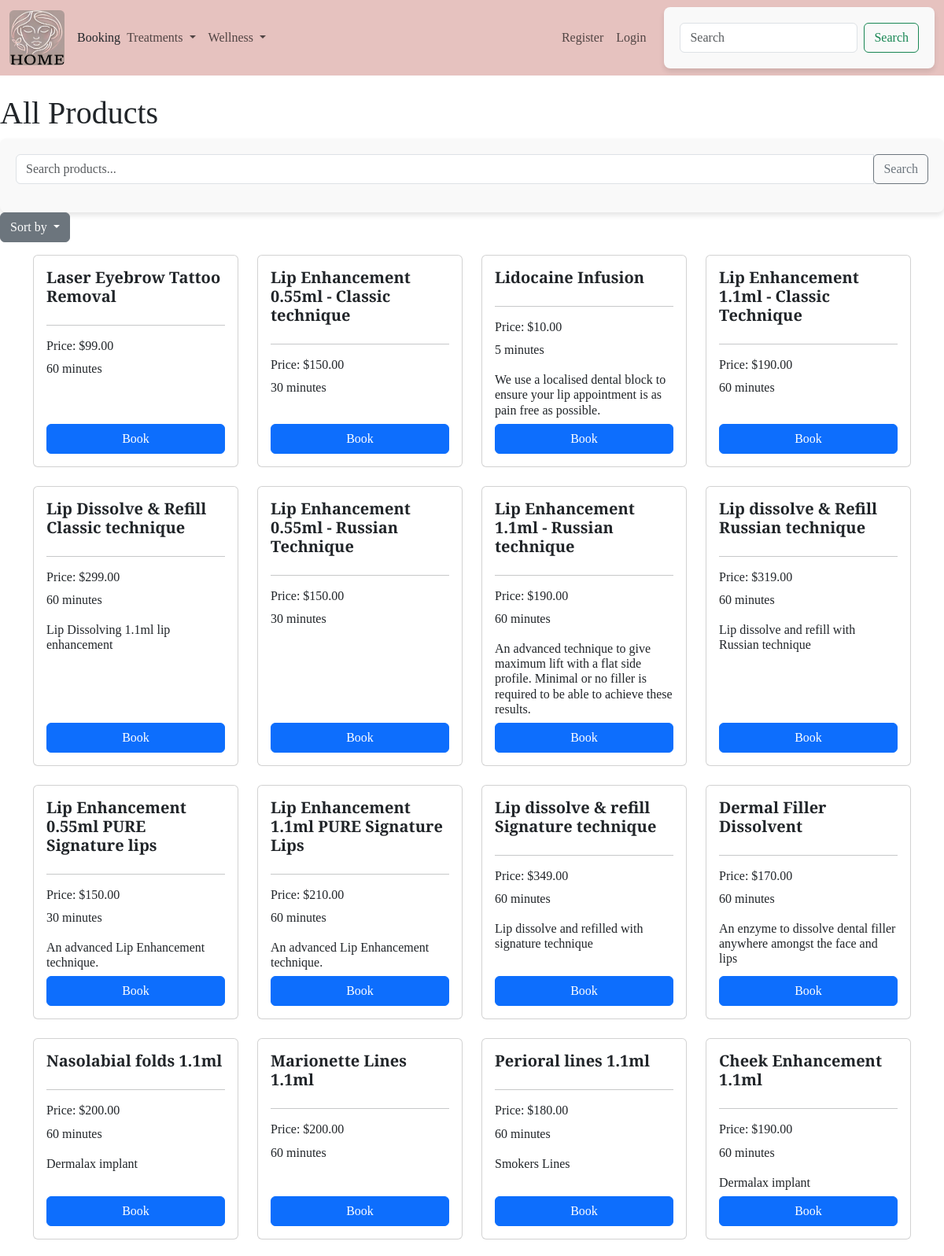
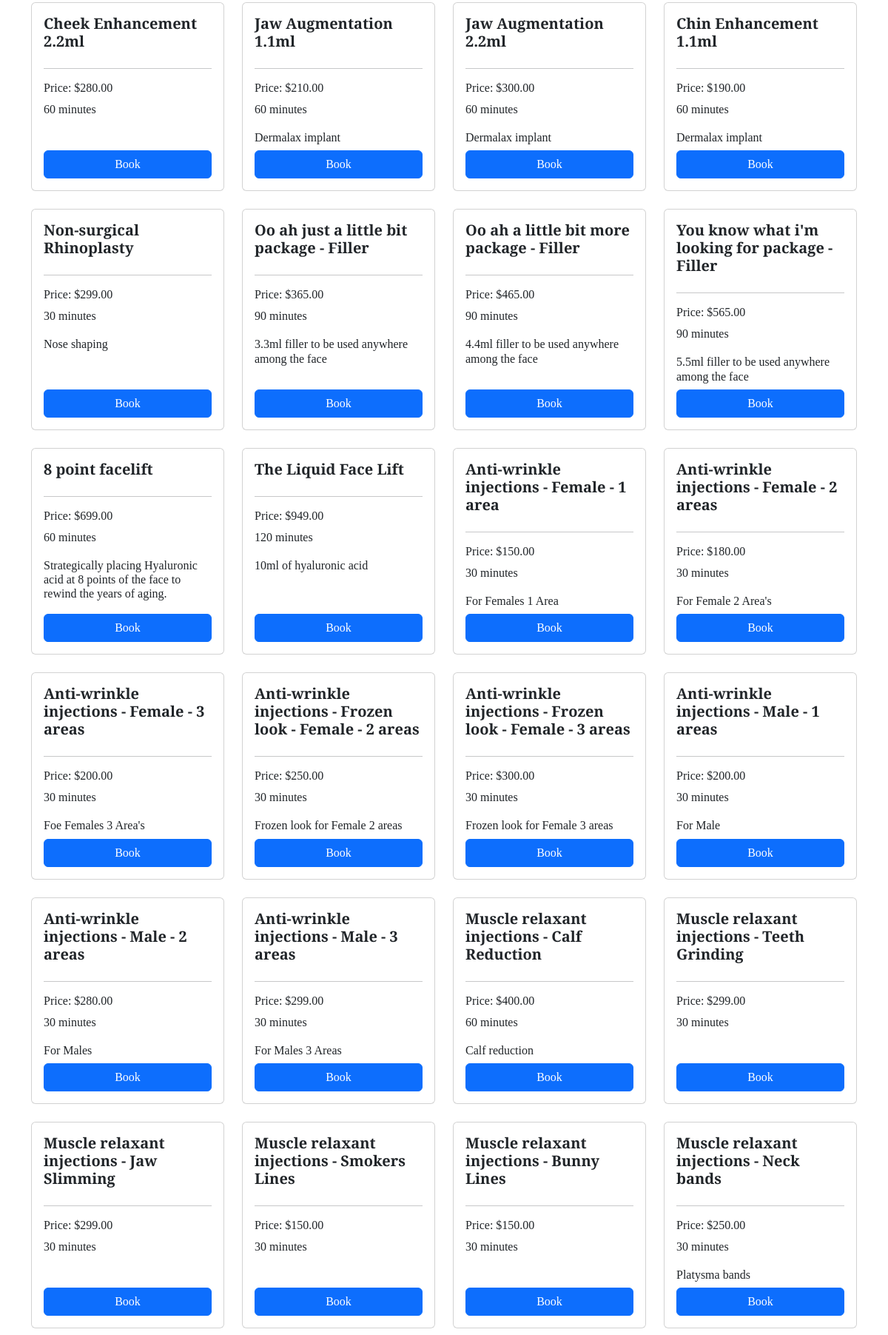
Screenshot of /treatment/all-products/ (upper part) with the database file from the repository (2 pictures, top to bottom).
### treatment/models.py (models this page shows, shortened)
class Product(models.Model):
    category = models.ForeignKey(Category, on_delete=models.CASCADE)
    body_part = models.ForeignKey(BodyPart, on_delete=models.SET_NULL, blank=True, null=True)
    product_name = models.CharField(max_length=255)
    price = models.DecimalField(max_digits=10, decimal_places=2)
    duration = models.IntegerField(blank=True, null=True, help_text="Duration in minutes")
    additional_info = models.TextField(blank=True, null=True)

### treatment/views.py (the view)
# urls.py: path('all-products/', views.all_products, name='all_products'),
def all_products(request):
    query = request.GET.get('q')
    sort_by = request.GET.get('sort')
    products = Product.objects.all()
    if query:
        products = Product.objects.filter(
            Q(product_name__icontains=query) |
            Q(additional_info__icontains=query)
        )
    else:
        products = Product.objects.all()
    if sort_by == 'price_asc':
        products = products.order_by('price')
    elif sort_by == 'price_desc':
        products = products.order_by('-price')
    elif sort_by == 'duration_asc':
        products = products.order_by('duration')
    elif sort_by == 'duration_desc':
        products = products.order_by('-duration')
    context = {'products': products}
    return render(request, 'treatment/all_products.html', context)

### treatment/templates/treatment/all_products.html (shortened to what this page needs)
{% extends 'base.html' %}
{% block content %}
<h1>All Products</h1>
<form method="GET" action="{% url 'all_products' %}">
    <div class="input-group mb-3">
        <input type="text" name="q" class="form-control" placeholder="Search products..." value="{{ request.GET.q }}">
        <div class="input-group-append">
            <button class="btn btn-outline-secondary" type="submit">Search</button>
        </div>
    </div>
</form>
<div class="dropdown mb-3">
    <button class="btn btn-secondary dropdown-toggle" type="button" id="dropdownMenuButton" data-bs-toggle="dropdown" aria-expanded="false">
        Sort by
    </button>
</div>
{% if products %}
<div class="container">
  <div class="row d-flex flex-wrap justify-content-start">
    {% for product in products %}
    <div class="col-12 col-sm-6 col-md-4 col-lg-3 mb-4 d-flex">
      <div class="card w-100 d-flex flex-column">
        <div class="card-body d-flex flex-column">
          <h5 class="card-title"><strong>{{ product.product_name }}</strong></h5>
          <hr>
          <h6>Price: ${{ product.price }}</h6>
          <p>{{ product.duration }} minutes</p>
          <h6>{{product.additional_info}}</h6>
          <a href="#" class="btn btn-primary mt-auto">Book</a>
        </div>
      </div>
    </div>
    {% endfor %}
  </div>
</div>
{% else %}
<p>No products are available.</p>
{% endif %}
{% endblock %}

### static/css/style.css (style rules this page uses)
body { font-family: 'Merriweather', serif; }
form { background-color: #f9f9f9; padding: 20px; border-radius: 8px; box-shadow: 0 4px 6px rgba(0, 0, 0, 0.1); }
button { background-color: #007bff; border: none; border-radius: 4px; }

### rows the page displays
Product: product_name "Laser Eyebrow Tattoo Removal", price "99.00", duration "60"
Product: product_name "Lip Enhancement 0.55ml - Classic technique", price "150.00", duration "30"
Product: product_name "Lidocaine Infusion", price "10.00", duration "5", additional_info "We use a localised dental block to ensure your lip appointment is as pain free as possible."
Product: product_name "Lip Enhancement 1.1ml - Classic Technique", price "190.00", duration "60"
Product: product_name "Lip Dissolve & Refill Classic technique", price "299.00", duration "60", additional_info "Lip Dissolving 1.1ml lip enhancement"
Product: product_name "Lip Enhancement 0.55ml - Russian Technique", price "150.00", duration "30"
Product: product_name "Lip Enhancement 1.1ml - Russian technique", price "190.00", duration "60", additional_info "An advanced technique to give maximum lift with a flat side profile. Minimal or no filler is required to be able to achieve these results."
Product: product_name "Lip dissolve & Refill Russian technique", price "319.00", duration "60", additional_info "Lip dissolve and refill with Russian technique"
Product: product_name "Lip Enhancement 0.55ml PURE Signature lips", price "150.00", duration "30", additional_info "An advanced Lip Enhancement technique."
Product: product_name "Lip Enhancement 1.1ml PURE Signature Lips", price "210.00", duration "60", additional_info "An advanced Lip Enhancement technique."
Product: product_name "Lip dissolve & refill Signature technique", price "349.00", duration "60", additional_info "Lip dissolve and refilled with signature technique"
Product: product_name "Dermal Filler Dissolvent", price "170.00", duration "60", additional_info "An enzyme to dissolve dental filler anywhere amongst the face and lips"
Product: product_name "Nasolabial folds 1.1ml", price "200.00", duration "60", additional_info "Dermalax implant"
Product: product_name "Marionette Lines 1.1ml", price "200.00", duration "60"
Product: product_name "Perioral lines 1.1ml", price "180.00", duration "60", additional_info "Smokers Lines"
Product: product_name "Cheek Enhancement 1.1ml", price "190.00", duration "60", additional_info "Dermalax implant"
Product: product_name "Cheek Enhancement 2.2ml", price "280.00", duration "60"
Product: product_name "Jaw Augmentation 1.1ml", price "210.00", duration "60", additional_info "Dermalax implant"
Product: product_name "Jaw Augmentation 2.2ml", price "300.00", duration "60", additional_info "Dermalax implant"
Product: product_name "Chin Enhancement 1.1ml", price "190.00", duration "60", additional_info "Dermalax implant"
Product: product_name "Non-surgical Rhinoplasty", price "299.00", duration "30", additional_info "Nose shaping"
Product: product_name "Oo ah just a little bit package - Filler", price "365.00", duration "90", additional_info "3.3ml filler to be used anywhere among the face"
Product: product_name "Oo ah a little bit more package - Filler", price "465.00", duration "90", additional_info "4.4ml filler to be used anywhere among the face"
Product: product_name "You know what i'm looking for package - Filler", price "565.00", duration "90", additional_info "5.5ml filler to be used anywhere among the face"
Product: product_name "8 point facelift", price "699.00", duration "60", additional_info "Strategically placing Hyaluronic acid at 8 points of the face to rewind the years of aging."
Product: product_name "The Liquid Face Lift", price "949.00", duration "120", additional_info "10ml of hyaluronic acid"
Product: product_name "Anti-wrinkle injections - Female - 1 area", price "150.00", duration "30", additional_info "For Females 1 Area"
Product: product_name "Anti-wrinkle injections - Female - 2 areas", price "180.00", duration "30", additional_info "For Female 2 Area's"
Product: product_name "Anti-wrinkle injections - Female - 3 areas", price "200.00", duration "30", additional_info "Foe Females 3 Area's"
Product: product_name "Anti-wrinkle injections - Frozen look - Female - 2 areas", price "250.00", duration "30", additional_info "Frozen look for Female 2 areas"
Product: product_name "Anti-wrinkle injections - Frozen look - Female - 3 areas", price "300.00", duration "30", additional_info "Frozen look for Female 3 areas"
Product: product_name "Anti-wrinkle injections - Male - 1 areas", price "200.00", duration "30", additional_info "For Male"
Product: product_name "Anti-wrinkle injections - Male - 2 areas", price "280.00", duration "30", additional_info "For Males"
Product: product_name "Anti-wrinkle injections - Male - 3 areas", price "299.00", duration "30", additional_info "For Males 3 Areas"
Product: product_name "Muscle relaxant injections - Calf Reduction", price "400.00", duration "60", additional_info "Calf reduction"
Product: product_name "Muscle relaxant injections - Teeth Grinding", price "299.00", duration "30"
Product: product_name "Muscle relaxant injections - Jaw Slimming", price "299.00", duration "30"
Product: product_name "Muscle relaxant injections - Smokers Lines", price "150.00", duration "30"
Product: product_name "Muscle relaxant injections - Bunny Lines", price "150.00", duration "30"
Product: product_name "Muscle relaxant injections - Neck bands", price "250.00", duration "30", additional_info "Platysma bands"
